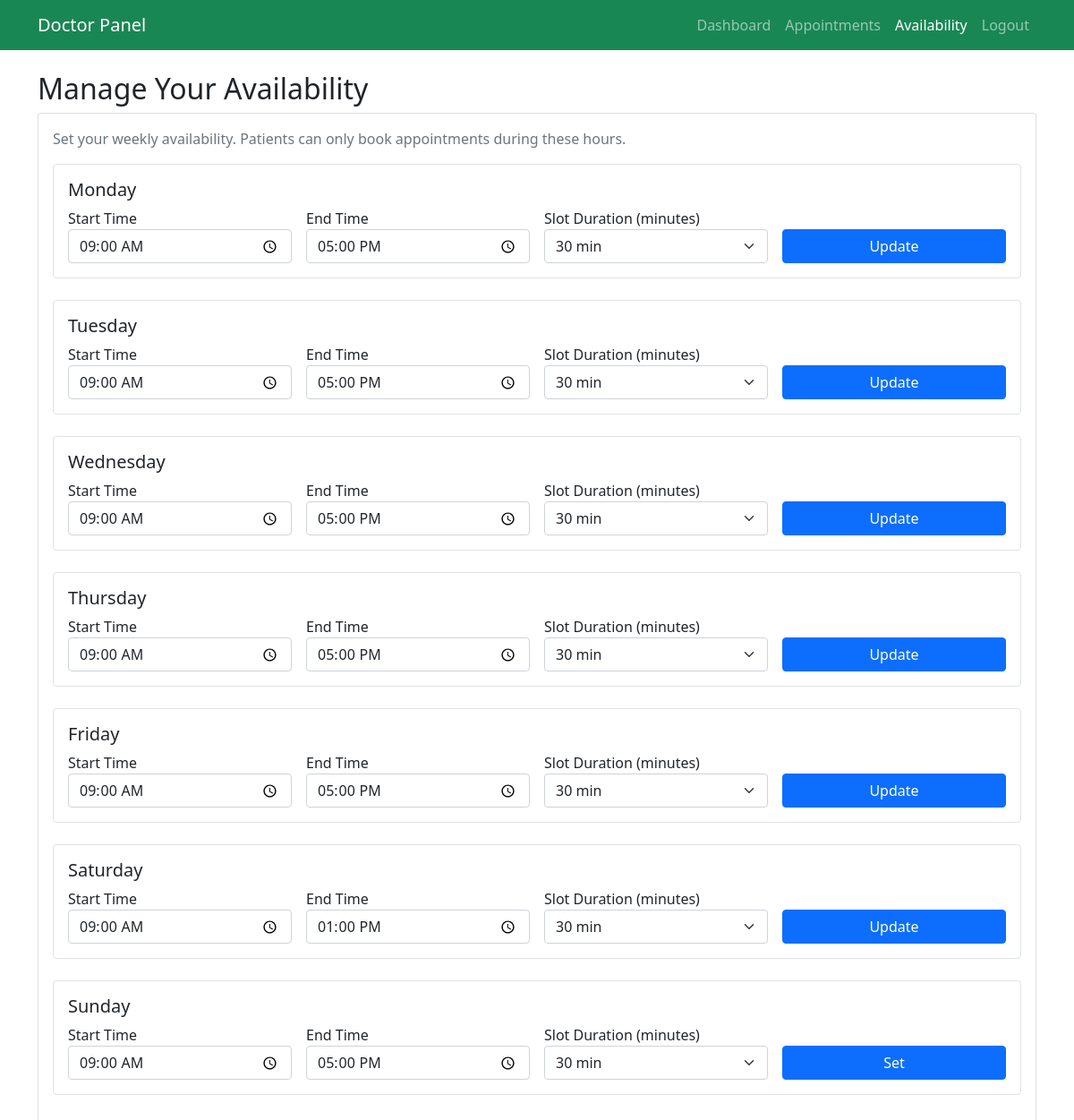
Page /doctor/availability.php (signed in) on the committed database.
### tables this page shows
CREATE TABLE availability (
    id INT PRIMARY KEY AUTO_INCREMENT,
    doctor_id INT NOT NULL,
    day_of_week ENUM('Monday','Tuesday','Wednesday','Thursday','Friday','Saturday','Sunday'),
    start_time TIME NOT NULL,
    end_time TIME NOT NULL,
    slot_duration INT DEFAULT 30,  
    FOREIGN KEY (doctor_id) REFERENCES doctors(id) ON DELETE CASCADE
);

### doctor/availability.php (the view, shortened to what this page needs)
<?php
$conn = getConnection();
$user_id = $_SESSION['user_id'];
$doctor_stmt = $conn->prepare("SELECT id FROM doctors WHERE user_id = ?");
$doctor_stmt->bind_param("i", $user_id);
$doctor_stmt->execute();
$doctor_id = $doctor_stmt->get_result()->fetch_assoc()['id'];
$availability_stmt = $conn->prepare("SELECT * FROM availability WHERE doctor_id = ?");
$availability_stmt->bind_param("i", $doctor_id);
$availability_stmt->execute();
$availability = $availability_stmt->get_result()->fetch_all(MYSQLI_ASSOC);
$availability_map = [];
foreach ($availability as $slot) {
    $availability_map[$slot['day_of_week']] = $slot;
}
?>
<!DOCTYPE html>
<html>
<head>
    <link href="https://cdn.jsdelivr.net/npm/bootstrap@5.1.3/dist/css/bootstrap.min.css" rel="stylesheet">
</head>
<body>
    <nav class="navbar navbar-expand-lg navbar-dark bg-success">
        <div class="container">
            <a class="navbar-brand" href="#">Doctor Panel</a>
            <div class="navbar-nav ms-auto">
                <a class="nav-link" href="dashboard.php">Dashboard</a>
                <a class="nav-link" href="appointments.php">Appointments</a>
                <a class="nav-link active" href="availability.php">Availability</a>
                <a class="nav-link" href="../auth/logout.php">Logout</a>
            </div>
        </div>
    </nav>
    <div class="container mt-4">
        <h2>Manage Your Availability</h2>
        <div class="card">
            <div class="card-body">
                <p class="text-muted">Set your weekly availability. Patients can only book appointments during these hours.</p>
                <?php
                $days = ['Monday', 'Tuesday', 'Wednesday', 'Thursday', 'Friday', 'Saturday', 'Sunday'];
                foreach($days as $day):
                    $slot = $availability_map[$day] ?? null;
                ?>
                    <div class="day-slot mb-4 p-3 border rounded">
                        <h5><?php echo $day; ?></h5>
                        <form method="POST" class="row g-3">
                            <div class="col-md-3">
                                <label>Start Time</label>
                                <input type="time" name="start_time" class="form-control"
                                       value="<?php echo $slot['start_time'] ?? '09:00'; ?>" required>
                            </div>
                            <div class="col-md-3">
                                <label>End Time</label>
                                <input type="time" name="end_time" class="form-control"
                                       value="<?php echo $slot['end_time'] ?? '17:00'; ?>" required>
                            </div>
                            <div class="col-md-3">
                                <label>Slot Duration (minutes)</label>
                                <select name="slot_duration" class="form-select">
                                    <option value="30" <?php echo ($slot['slot_duration'] ?? 30) == 30 ? 'selected' : ''; ?>>30 min</option>
                                </select>
                            </div>
                            <div class="col-md-3 d-flex align-items-end">
                                <button type="submit" class="btn btn-primary w-100">
                                    <?php echo $slot ? 'Update' : 'Set'; ?>
                                </button>
                            </div>
                        </form>
                    </div>
                <?php endforeach; ?>
            </div>
        </div>
    </div>
</body>
</html>

### rows in the picture
availability: day "Monday", start_time "09:00:00", end_time "17:00:00", slot_duration "30 min", shows "Update"
availability: day "Tuesday", start_time "09:00:00", end_time "17:00:00", slot_duration "30 min", shows "Update"
availability: day "Wednesday", start_time "09:00:00", end_time "17:00:00", slot_duration "30 min", shows "Update"
availability: day "Thursday", start_time "09:00:00", end_time "17:00:00", slot_duration "30 min", shows "Update"
availability: day "Friday", start_time "09:00:00", end_time "17:00:00", slot_duration "30 min", shows "Update"
availability: day "Saturday", start_time "09:00:00", end_time "13:00:00", slot_duration "30 min", shows "Update"

### other values in the picture
$day "Sunday"
